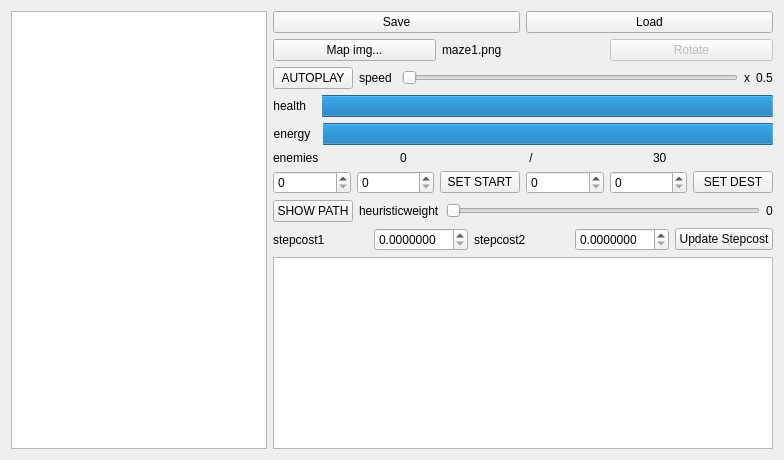
      <widget class="QWidget" name="tab1">
       <attribute name="title">
        <string>VIEW ONE</string>
       </attribute>
       <layout class="QGridLayout" name="gridLayout_4">
        <item row="0" column="0">
         <layout class="QHBoxLayout" name="horizontalLayout">
          <item>
           <widget class="QGraphicsView" name="graphview_map">
            <property name="verticalScrollBarPolicy">
             <enum>Qt::ScrollBarAsNeeded</enum>
            </property>
            <property name="horizontalScrollBarPolicy">
             <enum>Qt::ScrollBarAsNeeded</enum>
            </property>
           </widget>
          </item>
          <item>
           <layout class="QVBoxLayout" name="ver_rightside">
            <item>
             <layout class="QHBoxLayout" name="horizontalLayout_6">
              <item>
               <widget class="QPushButton" name="saveButton">
                <property name="text">
                 <string>Save</string>
                </property>
               </widget>
              </item>
              <item>
               <widget class="QPushButton" name="loadButton">
                <property name="text">
                 <string>Load</string>
                </property>
               </widget>
              </item>
             </layout>
            </item>
            <item>
             <widget class="QWidget" name="ver_overviewWidget" native="true">
              <property name="minimumSize">
               <size>
                <width>500</width>
                <height>0</height>
               </size>
              </property>
              <property name="maximumSize">
               <size>
                <width>500</width>
                <height>400</height>
               </size>
              </property>
              <layout class="QVBoxLayout" name="ver_overview">
               <property name="spacing">
                <number>6</number>
               </property>
               <property name="leftMargin">
                <number>0</number>
               </property>
               <property name="topMargin">
                <number>0</number>
               </property>
               <property name="rightMargin">
                <number>0</number>
               </property>
               <property name="bottomMargin">
                <number>0</number>
               </property>
               <item>
                <layout class="QHBoxLayout" name="hor_fileinteraction">
                 <item>
                  <widget class="QPushButton" name="openFile_button">
                   <property name="text">
                    <string>Map img...</string>
                   </property>
                  </widget>
                 </item>
                 <item>
                  <widget class="QLabel" name="img_label">
                   <property name="text">
                    <string>maze1.png</string>
                   </property>
                  </widget>
                 </item>
                 <item>
                  <widget class="QPushButton" name="rotate_button_disabled">
                   <property name="enabled">
                    <bool>false</bool>
                   </property>
                   <property name="text">
                    <string>Rotate</string>
                   </property>
                  </widget>
                 </item>
                </layout>
               </item>
               <item>
                <layout class="QHBoxLayout" name="hor_time">
                 <item>
                  <widget class="QPushButton" name="play_button">
                   <property name="text">
                    <string>AUTOPLAY</string>
                   </property>
                  </widget>
                 </item>
                 <item>
                  <widget class="QLabel" name="speed_label">
                   <property name="text">
                    <string>speed </string>
                   </property>
                  </widget>
                 </item>
                 <item>
                  <widget class="QSlider" name="speed_slider">
                   <property name="minimum">
                    <number>1</number>
                   </property>
                   <property name="maximum">
                    <number>1024</number>
                   </property>
                   <property name="singleStep">
                    <number>1</number>
                   </property>
                   <property name="value">
                    <number>1</number>
                   </property>
                   <property name="orientation">
                    <enum>Qt::Horizontal</enum>
                   </property>
                  </widget>
                 </item>
                 <item>
                  <widget class="QLabel" name="speed_xlabel">
                   <property name="text">
                    <string>x</string>
                   </property>
                  </widget>
                 </item>
                 <item>
                  <widget class="QLabel" name="speed_value">
                   <property name="text">
                    <string>0.5</string>
                   </property>
                  </widget>
                 </item>
                </layout>
               </item>
               <item>
                <layout class="QHBoxLayout" name="hor_health">
                 <item>
                  <widget class="QLabel" name="health_label">
                   <property name="text">
                    <string>health   </string>
                   </property>
                   <property name="alignment">
                    <set>Qt::AlignRight|Qt::AlignTrailing|Qt::AlignVCenter</set>
                   </property>
                  </widget>
                 </item>
                 <item>
                  <widget class="QProgressBar" name="healthbar">
                   <property name="value">
                    <number>100</number>
                   </property>
                   <property name="alignment">
                    <set>Qt::AlignRight|Qt::AlignTrailing|Qt::AlignVCenter</set>
                   </property>
                   <property name="textVisible">
                    <bool>false</bool>
                   </property>
                   <property name="orientation">
                    <enum>Qt::Horizontal</enum>
                   </property>
                   <property name="invertedAppearance">
                    <bool>true</bool>
                   </property>
                  </widget>
                 </item>
                </layout>
               </item>
               <item>
                <layout class="QHBoxLayout" name="hor_energy">
                 <item>
                  <widget class="QLabel" name="energy_label">
                   <property name="text">
                    <string>energy  </string>
                   </property>
                   <property name="alignment">
                    <set>Qt::AlignRight|Qt::AlignTrailing|Qt::AlignVCenter</set>
                   </property>
                  </widget>
                 </item>
                 <item>
                  <widget class="QProgressBar" name="energybar">
                   <property name="value">
                    <number>100</number>
                   </property>
                   <property name="alignment">
                    <set>Qt::AlignRight|Qt::AlignTrailing|Qt::AlignVCenter</set>
                   </property>
                   <property name="textVisible">
                    <bool>false</bool>
                   </property>
                   <property name="invertedAppearance">
                    <bool>true</bool>
                   </property>
                  </widget>
                 </item>
                </layout>
               </item>
               <item>
                <layout class="QHBoxLayout" name="hor_enemies">
                 <item>
                  <widget class="QLabel" name="enemies_label">
                   <property name="text">
                    <string>enemies </string>
                   </property>
                  </widget>
                 </item>
                 <item>
                  <widget class="QLabel" name="enemies_left">
                   <property name="text">
                    <string>0</string>
                   </property>
                  </widget>
                 </item>
                 <item>
                  <widget class="QLabel" name="enemies_slash">
                   <property name="text">
                    <string> / </string>
                   </property>
                  </widget>
                 </item>
                 <item>
                  <widget class="QLabel" name="enemies_total">
                   <property name="text">
                    <string>30</string>
                   </property>
                  </widget>
                 </item>
                </layout>
               </item>
               <item>
                <layout class="QVBoxLayout" name="ver_pathfinding">
                 <item>
                  <layout class="QHBoxLayout" name="hor_pathfinding_ui1">
                   <item>
                    <widget class="QSpinBox" name="setstart_x"/>
                   </item>
                   <item>
                    <widget class="QSpinBox" name="setstart_y"/>
                   </item>
                   <item>
                    <widget class="QPushButton" name="setstart_button">
                     <property name="text">
                      <string>SET START</string>
                     </property>
                    </widget>
                   </item>
                   <item>
                    <widget class="QSpinBox" name="setdest_x"/>
                   </item>
                   <item>
                    <widget class="QSpinBox" name="setdest_y"/>
                   </item>
                   <item>
                    <widget class="QPushButton" name="setdest_button">
                     <property name="text">
                      <string>SET DEST</string>
                     </property>
                    </widget>
                   </item>
                  </layout>
                 </item>
                 <item>
                  <layout class="QHBoxLayout" name="hor_pathfinding_ui2">
                   <item>
                    <widget class="QPushButton" name="start_button">
                     <property name="text">
                      <string>SHOW PATH</string>
                     </property>
                    </widget>
                   </item>
                   <item>
                    <widget class="QLabel" name="heurweight_label">
                     <property name="text">
                      <string>heuristicweight</string>
                     </property>
                    </widget>
                   </item>
                   <item>
                    <widget class="QSlider" name="heurweight_slider">
                     <property name="maximum">
                      <number>200000</number>
                     </property>
                     <property name="value">
                      <number>0</number>
                     </property>
                     <property name="orientation">
                      <enum>Qt::Horizontal</enum>
                     </property>
                     <property name="tickPosition">
                      <enum>QSlider::NoTicks</enum>
                     </property>
                     <property name="tickInterval">
                      <number>0</number>
                     </property>
                    </widget>
                   </item>
                   <item>
                    <widget class="QLabel" name="heurweight_value">
                     <property name="text">
                      <string>0</string>
                     </property>
                    </widget>
                   </item>
                  </layout>
                 </item>
                 <item>
                  <layout class="QHBoxLayout" name="hor_pathfinding_ui3">
                   <item>
                    <widget class="QLabel" name="stepCost1_label">
                     <property name="text">
                      <string>stepcost1</string>
                     </property>
                    </widget>
                   </item>
                   <item>
                    <widget class="QDoubleSpinBox" name="stepCost1_value">
                     <property name="decimals">
                      <number>7</number>
                     </property>
                     <property name="maximum">
                      <double>10.000000000000000</double>
                     </property>
                     <property name="singleStep">
                      <double>0.000100000000000</double>
                     </property>
                    </widget>
                   </item>
                   <item>
                    <widget class="QLabel" name="stepCost2_label">
                     <property name="text">
                      <string>stepcost2</string>
                     </property>
                    </widget>
                   </item>
                   <item>
                    <widget class="QDoubleSpinBox" name="stepCost2_value">
                     <property name="decimals">
                      <number>7</number>
                     </property>
                     <property name="maximum">
                      <double>10.000000000000000</double>
                     </property>
                     <property name="singleStep">
                      <double>0.000100000000000</double>
                     </property>
                    </widget>
                   </item>
                   <item>
                    <widget class="QPushButton" name="updateStepCost_button">
                     <property name="text">
                      <string>Update Stepcost</string>
                     </property>
                    </widget>
                   </item>
                  </layout>
                 </item>
                </layout>
               </item>
              </layout>
             </widget>
            </item>
            <item>
             <widget class="QTextBrowser" name="textoutput">
              <property name="minimumSize">
               <size>
                <width>500</width>
                <height>0</height>
               </size>
              </property>
              <property name="maximumSize">
               <size>
                <width>500</width>
                <height>16777215</height>
               </size>
              </property>
              <property name="verticalScrollBarPolicy">
               <enum>Qt::ScrollBarAlwaysOff</enum>
              </property>
              <property name="horizontalScrollBarPolicy">
               <enum>Qt::ScrollBarAlwaysOff</enum>
              </property>
              <property name="lineWrapMode">
               <enum>QTextEdit::WidgetWidth</enum>
              </property>
              <property name="readOnly">
               <bool>true</bool>
              </property>
             </widget>
            </item>
           </layout>
          </item>
         </layout>
        </item>
       </layout>
      </widget>
